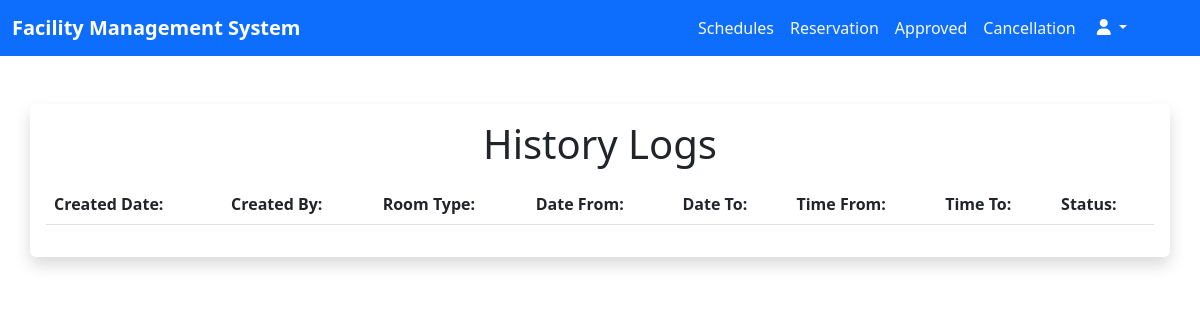
/employee/history.php (signed in), run on an earlier commit of the app's database.
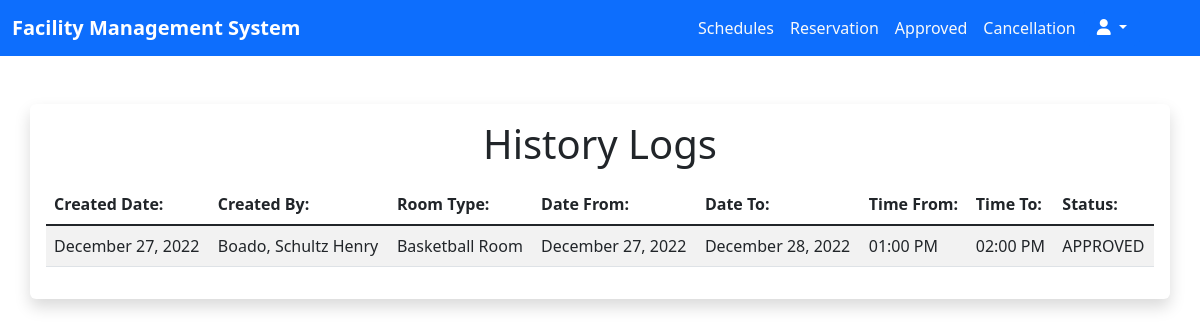
And on a later commit of the database.
### tables this page shows
CREATE TABLE `reservations` (
  `id` int(11) NOT NULL,
  `users_id` int(11) DEFAULT NULL,
  `created_date` date DEFAULT current_timestamp(),
  `rsvn_no` varchar(255) NOT NULL,
  `created_by` varchar(255) NOT NULL,
  `room_type` varchar(255) NOT NULL,
  `date_from` date NOT NULL,
  `date_to` date NOT NULL,
  `time_from` time(6) NOT NULL,
  `time_to` time(6) NOT NULL,
  `statuses` varchar(255) NOT NULL,
  `cancel_reasons` varchar(255) NOT NULL
);

### employee/history.php (the view, shortened to what this page needs)
<?php
  require_once $_SERVER['DOCUMENT_ROOT'] . './facility_management/database/connection.php';
  $usersId = $_SESSION['users_id'];
  $queryReservations = "SELECT * FROM reservations WHERE users_id = '$usersId' AND statuses = 'APPROVED' ORDER BY created_date DESC ";
  $sqlReservation = mysqli_query($con, $queryReservations);
?>
<!DOCTYPE html>
<html lang="en">
<head>
  <link href="https://cdn.jsdelivr.net/npm/bootstrap@5.2.3/dist/css/bootstrap.min.css" rel="stylesheet"
 />
  <link rel="stylesheet" href="./styles/dashboard.css" />
</head>
<body>
  <nav class="navbar navbar-expand-lg bg-primary">
    <div class="container-fluid">
      <a class="navbar-brand fw-bold text-white __navbar-brand" href="#">Facility Management System</a>
      <div class="collapse navbar-collapse" id="nav">
        <ul class="navbar-nav ms-auto mb-2 mb-lg-0 me-5">
          <li class="nav-item text-center">
            <a href="schedules.php" class="nav-link text-light">Schedules</a>
          </li>
          <li class="nav-item text-center">
            <a href="reservation.php" class="nav-link text-light">Reservation</a>
          </li>
          <li class="nav-item text-center">
            <a href="accept.php" class="nav-link text-light">Approved</a>
          </li>
          <li class="nav-item text-center">
            <a href="cancellation.php" class="nav-link text-light">Cancellation</a>
          </li>
          <div class="dropdown">
            <button class="btn btn-primary dropdown-toggle" type="button" data-bs-toggle="dropdown">
              <i class="fa-sharp fa-solid fa-user"></i>
            </button>
          </div>
        </ul>
      </div>
    </div>
  </nav>
  <div class="container-fluid mt-5">
    <div class="container bg-primary shadow p-3 mb-5 bg-body rounded">
      <p class="h1 text-center mb-3">History Logs</p>
      <table class="table table-striped table-hover">
        <thead>
          <tr>
            <th scope="col">Created Date:</th>
            <th scope="col">Created By:</th>
            <th scope="col">Room Type:</th>
            <th scope="col">Date From:</th>
            <th scope="col">Date To:</th>
            <th scope="col">Time From:</th>
            <th scope="col">Time To:</th>
            <th scope="col">Status:</th>
          </tr>
        </thead>
        <tbody class="table-group-divider ">
          <?php while($rowReservations = mysqli_fetch_assoc($sqlReservation)) { ?>
          <tr>
            <td><?php echo date("F d, Y", strtotime($rowReservations['created_date']))?></td>
            <td><?php echo $rowReservations['created_by'] ?></td>
            <td><?php echo $rowReservations['room_type'] ?></td>
            <td><?php echo date("F d, Y", strtotime($rowReservations['date_from']))  ?></td>
            <td><?php echo date("F d, Y", strtotime($rowReservations['date_to'])) ?></td>
            <td><?php echo date("h:i A", strtotime($rowReservations['time_from']))?></td>
            <td><?php echo date("h:i A", strtotime($rowReservations['time_to']))?></td>
            <td><?php echo $rowReservations['statuses'] ?></td>
          </tr>
          <?php } ?>
        </tbody>
      </table>
    </div>
  </div>
</body>
</html>

What changed in the data, as far as the page shows it:
added reservations: created_date "December 27, 2022", created_by "Boado, Schultz Henry", room_type "Basketball Room", date_from "December 27, 2022", date_to "December 28, 2022", time_from "01:00 PM", time_to "02:00 PM", statuses "APPROVED"
